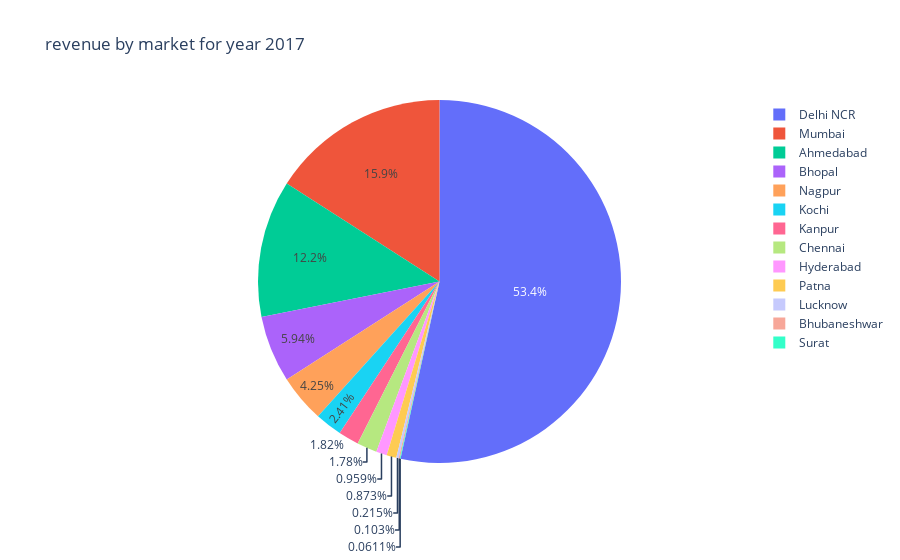

Notebook source saved alongside this figure:
### Code cell
fig = px.pie(df_2017, values='sales_usd', names='markets_name', title='revenue by market for year 2017')
fig.show()

### Figure 1 — Plotly figure (JSON) as saved in the notebook; plotly's stock layout.template omitted (floating-point values rounded to 4 significant figures; data arrays with more than 128 entries replaced by an {"elided": "..."} marker saying what was removed)
{"data": [{"domain": {"x": [0, 1], "y": [0, 1]}, "hovertemplate": "markets_name=%{label}<br>sales_usd=%{value}<extra></extra>", "labels": {"elided": "14604 str values"}, "legendgroup": "", "name": "", "showlegend": true, "type": "pie", "values": {"elided": "14604 float values"}}], "layout": {"legend": {"tracegroupgap": 0}, "title": {"text": "revenue by market for year 2017"}}}
